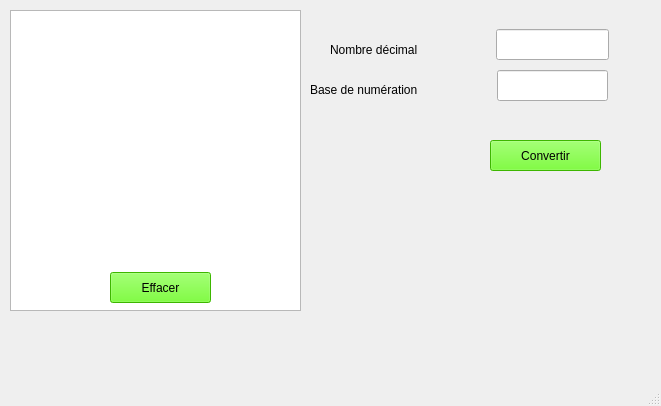
<?xml version="1.0" encoding="UTF-8"?>
<ui version="4.0">
 <class>MainWindow</class>
 <widget class="QMainWindow" name="MainWindow">
  <property name="geometry">
   <rect>
    <x>0</x>
    <y>0</y>
    <width>661</width>
    <height>406</height>
   </rect>
  </property>
  <property name="minimumSize">
   <size>
    <width>661</width>
    <height>406</height>
   </size>
  </property>
  <property name="maximumSize">
   <size>
    <width>661</width>
    <height>406</height>
   </size>
  </property>
  <property name="windowTitle">
   <string>Convertisseur</string>
  </property>
  <widget class="QWidget" name="centralwidget">
   <widget class="QLineEdit" name="len">
    <property name="geometry">
     <rect>
      <x>496</x>
      <y>29</y>
      <width>113</width>
      <height>31</height>
     </rect>
    </property>
    <property name="styleSheet">
     <string notr="true">font: 75 14pt &quot;MS Shell Dlg 2&quot;;
font: 75 14pt &quot;MS Shell Dlg 2&quot;;</string>
    </property>
   </widget>
   <widget class="QLineEdit" name="leb">
    <property name="geometry">
     <rect>
      <x>497</x>
      <y>70</y>
      <width>111</width>
      <height>31</height>
     </rect>
    </property>
    <property name="styleSheet">
     <string notr="true">font: 75 14pt &quot;MS Shell Dlg 2&quot;;</string>
    </property>
   </widget>
   <widget class="QListWidget" name="ls">
    <property name="geometry">
     <rect>
      <x>10</x>
      <y>10</y>
      <width>291</width>
      <height>301</height>
     </rect>
    </property>
   </widget>
   <widget class="QLabel" name="lres">
    <property name="geometry">
     <rect>
      <x>40</x>
      <y>330</y>
      <width>581</width>
      <height>31</height>
     </rect>
    </property>
    <property name="styleSheet">
     <string notr="true">font: 75 14pt &quot;MS Shell Dlg 2&quot;;
color: rgb(255, 0, 0);</string>
    </property>
    <property name="text">
     <string/>
    </property>
   </widget>
   <widget class="QLabel" name="label_2">
    <property name="geometry">
     <rect>
      <x>330</x>
      <y>40</y>
      <width>151</width>
      <height>20</height>
     </rect>
    </property>
    <property name="styleSheet">
     <string notr="true">font: 75 12pt &quot;MS Shell Dlg 2&quot;;</string>
    </property>
    <property name="text">
     <string>Nombre décimal</string>
    </property>
   </widget>
   <widget class="QLabel" name="label_3">
    <property name="geometry">
     <rect>
      <x>310</x>
      <y>80</y>
      <width>181</width>
      <height>20</height>
     </rect>
    </property>
    <property name="styleSheet">
     <string notr="true">font: 75 12pt &quot;MS Shell Dlg 2&quot;;</string>
    </property>
    <property name="text">
     <string>Base de numération</string>
    </property>
   </widget>
   <widget class="QPushButton" name="beff">
    <property name="geometry">
     <rect>
      <x>110</x>
      <y>272</y>
      <width>101</width>
      <height>31</height>
     </rect>
    </property>
    <property name="styleSheet">
     <string notr="true">font: 75 14pt &quot;MS Shell Dlg 2&quot;;
background-color: rgb(85, 255, 0);</string>
    </property>
    <property name="text">
     <string>Effacer</string>
    </property>
   </widget>
   <widget class="QPushButton" name="bconv">
    <property name="geometry">
     <rect>
      <x>490</x>
      <y>140</y>
      <width>111</width>
      <height>31</height>
     </rect>
    </property>
    <property name="styleSheet">
     <string notr="true">font: 75 14pt &quot;MS Shell Dlg 2&quot;;
background-color: rgb(85, 255, 0);</string>
    </property>
    <property name="text">
     <string>Convertir</string>
    </property>
   </widget>
  </widget>
  <widget class="QMenuBar" name="menubar">
   <property name="geometry">
    <rect>
     <x>0</x>
     <y>0</y>
     <width>661</width>
     <height>26</height>
    </rect>
   </property>
  </widget>
  <widget class="QStatusBar" name="statusbar"/>
 </widget>
 <resources/>
 <connections/>
</ui>
